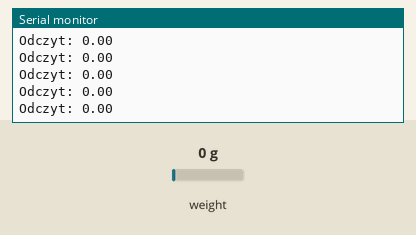
Recording of a sketch running on a simulated ESP32. On the bench: the last lines printed to the serial monitor. The inputs (shaded band) are chosen by the test bench; at power-on: weight on the scale 0 g.

Above: at 1.2 s.
1.3 s: weight on the scale set to 100 g
At 1.44 s:
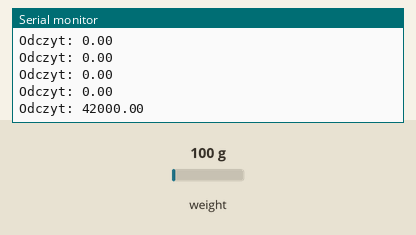
2.8 s: weight on the scale set to 1250 g
At 2.95 s:
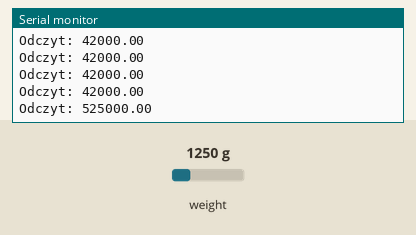
Timing chart, 0 to 5.8 s (numbered marks = the images above; inputs shaded):
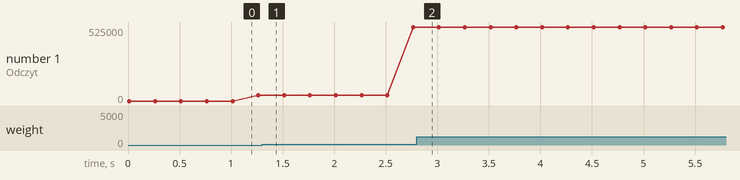

Measured:
- plotted number 1: 42000 → 525000 after the input at 1.3 s

The sketch:

kalibracja.ino
```cpp
#include <HX711.h>

//#define DOUT  16         //pin 3 Arduino i wyjście DAT czujnika
//#define CLK  4           //pin 2 Arduino i wyjście CLK czujnika

#define DOUT  26         //pin 3 Arduino i wyjście DAT czujnika
#define CLK  25           //pin 2 Arduino i wyjście CLK czujnika
//#define DOUT 3
//#define CLK 2
//#define wstrzas 32
//d4 data
//d2 clk
//d5 wstzra do

HX711 loadcell;

void setup() {
  setCpuFrequencyMhz(80);
  Serial.begin(115200);
  Serial.println("HX711 - program kalibracyjny");
  Serial.println("Usun obciazenie z belki");
  Serial.println("Po rozpoczeciu odczytu, umiesc znana mase na belce");
  Serial.println("Wcisnij + lub a by zwiekszyc wspolczynnik kalibracji");
  Serial.println("Wcisnij - lub z by zwiekszyc wspolczynnik kalibracji");

  loadcell.begin(DOUT, CLK);
  loadcell.set_scale();
  loadcell.set_offset();

}

void loop() {

//  scale.set_scale(calibration_factor);       //Wyrównanie według współczynnika kalibracji

  Serial.print("Odczyt: ");
  Serial.println(loadcell.get_units(2));


  delay(50);

}
```
